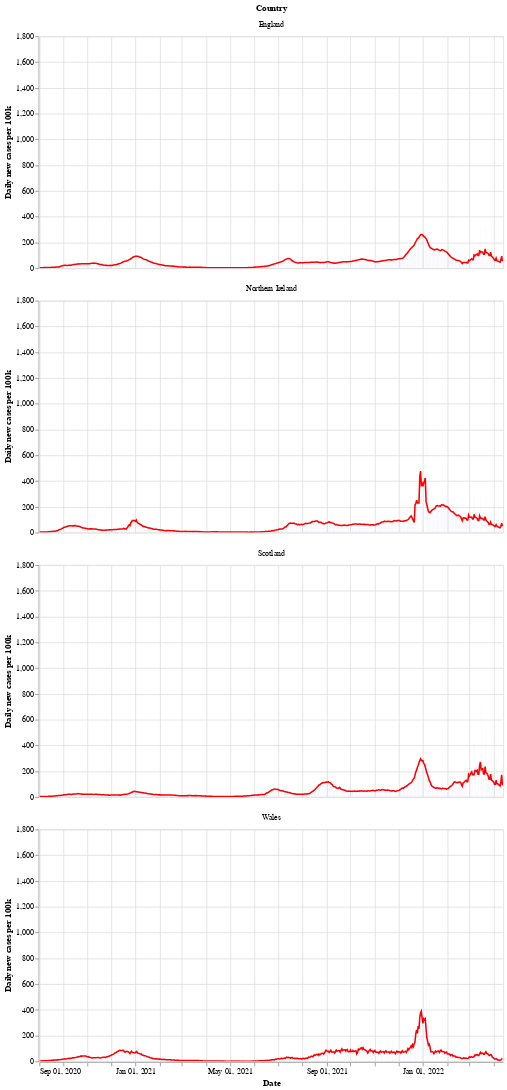

The code cell stored with this chart in its notebook:
### Markdown cell above
Next is a bar chart of the number of new cases in each country (per 100k population), with the 7 day moving average of cases. Again we see that Wales saw a longer period of raising and falling cases compared to the other countries.

After a period of cases falling, each nation is now seeing a rise in the number of cases - especially in Wales.

### Code cell
# collapse
bars = alt.Chart(uk_cases).mark_bar().encode(
    x=alt.X("yearmonthdate(date):T", axis=alt.Axis(title='Date')),
    y=alt.Y("newCasesRate:Q", axis=alt.Axis(title='Daily new cases per 100k')),
    tooltip='newCasesRate',
    color=alt.condition(
        alt.datum.dailyChange > 0,
        alt.value("orange"),  # The positive color
        alt.value("blue")  # The negative color
    )
).properties(title='New cases per 100k population with rolling 7 day average', width=600).interactive()
line = alt.Chart(uk_cases).mark_line(
    color='red',
    size=2,
).transform_window(
    rolling_mean='mean(newCasesRate)',
    frame=[0, 7],
    groupby=['areaName']
).encode(
    x='yearmonthdate(date):T',
    y='rolling_mean:Q'
)
alt.layer(line, bars, data=uk_cases).facet(alt.Row('areaName', title='Country'), columns=1)

### Figure 1 — Vega-Lite specification as saved in the notebook (floating-point values rounded to 4 significant figures; data arrays with more than 128 entries replaced by an {"elided": "..."} marker saying what was removed)
{"config": {"view": {"continuousWidth": 400, "continuousHeight": 300}}, "data": {"name": "data-fafd716ae3b79ef5a2ec2d2babe1e56f"}, "facet": {"type": "nominal", "field": "areaName", "title": "Country"}, "spec": {"layer": [{"mark": {"type": "line", "color": "red", "size": 2}, "encoding": {"x": {"type": "temporal", "field": "date", "timeUnit": "yearmonthdate"}, "y": {"type": "quantitative", "field": "rolling_mean"}}, "transform": [{"window": [{"op": "mean", "field": "newCasesRate", "as": "rolling_mean"}], "frame": [0, 7], "groupby": ["areaName"]}]}, {"mark": "bar", "encoding": {"color": {"condition": {"value": "orange", "test": "(datum.dailyChange > 0)"}, "value": "blue"}, "tooltip": {"type": "quantitative", "field": "newCasesRate"}, "x": {"type": "temporal", "axis": {"title": "Date"}, "field": "date", "timeUnit": "yearmonthdate"}, "y": {"type": "quantitative", "axis": {"title": "Daily new cases per 100k"}, "field": "newCasesRate"}}, "selection": {"selector002": {"type": "interval", "bind": "scales", "encodings": ["x", "y"]}}, "title": "New cases per 100k population with rolling 7 day average", "width": 600}]}, "columns": 1, "$schema": "https://vega.github.io/schema/vega-lite/v4.8.1.json", "datasets": {"data-fafd716ae3b79ef5a2ec2d2babe1e56f": {"elided": "2356 records"}}}
